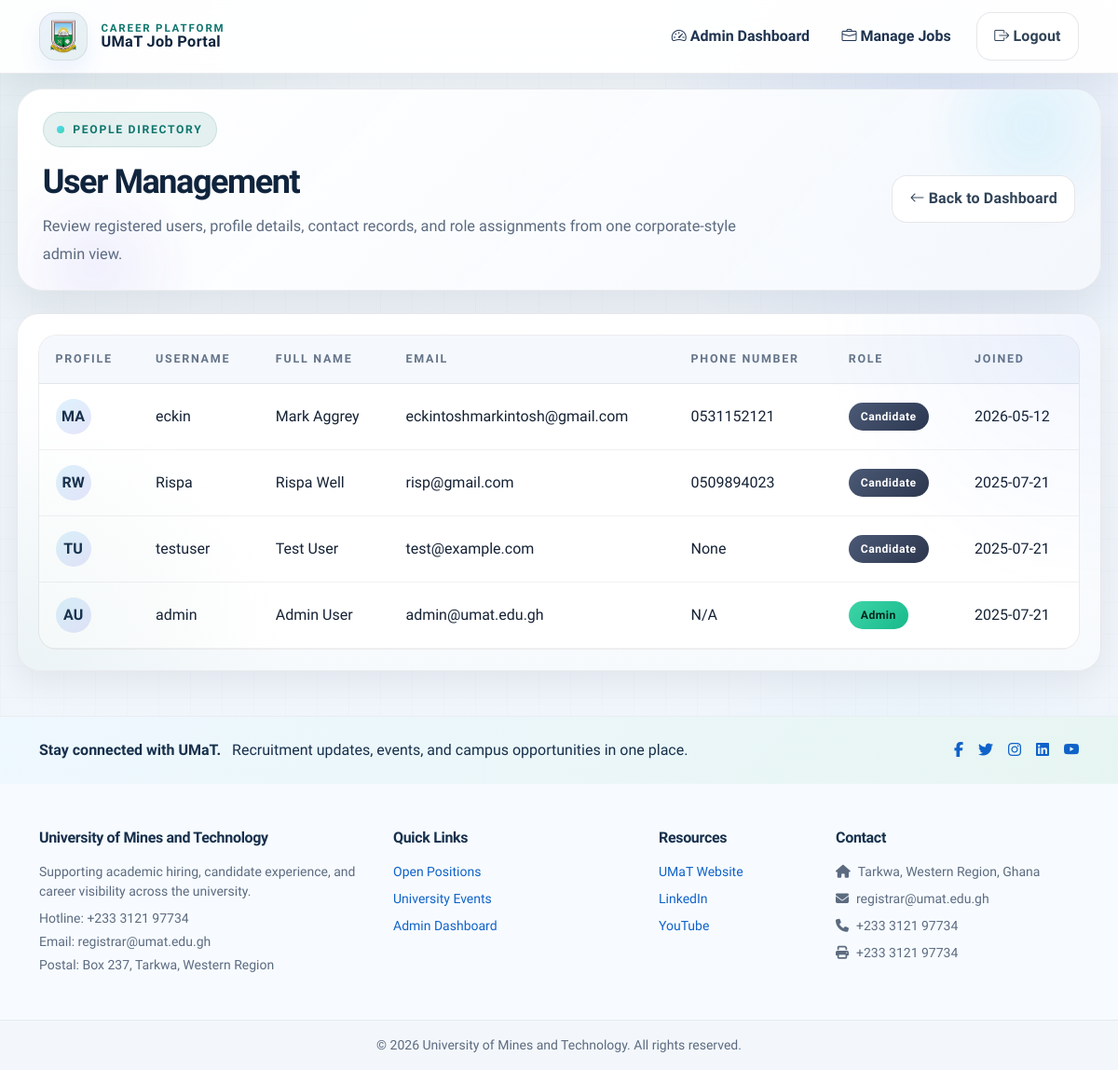
The app's page /users (signed in) with its own data.
### app/models.py (models this page shows, shortened)
class User(UserMixin, db.Model):
    __tablename__ = "users"
    id = db.Column(db.Integer, primary_key=True)
    username = db.Column(db.String(255), unique=True, nullable=False, index=True)
    email = db.Column(db.String(255), unique=True, nullable=False, index=True)
    password_hash = db.Column(db.String(255), nullable=False)
    first_name = db.Column(db.String(100))
    last_name = db.Column(db.String(100))
    profile_image = db.Column(db.String(255))  # Store the image path
    role = db.Column(Enum(UserRole, native_enum=False), nullable=False, default=UserRole.candidate)
    created_at = db.Column(db.TIMESTAMP, server_default=db.func.current_timestamp())
    updated_at = db.Column(db.TIMESTAMP, server_default=db.func.current_timestamp(), onupdate=db.func.current_timestamp())
    @property
    def profile_image_url(self):
        if self.profile_image:
            return f"/static/profile_images/{self.profile_image}"
        return None
    candidate_profile = db.relationship("Candidate", backref="user", uselist=False, lazy=True, cascade="all, delete-orphan")
    posted_jobs = db.relationship("Job", backref="poster", lazy=True)
    applications = db.relationship("Application", backref="applicant", lazy=True)
    def is_admin(self):
        logger.info(f"===DEBUG=== is_admin() called for {self.username}")
        logger.info(f"===DEBUG=== role type: {type(self.role)}, value: {self.role}")
        if isinstance(self.role, str):
            return self.role == "admin"
        return self.role == UserRole.admin

class Candidate(db.Model):
    __tablename__ = "candidates"
    candidate_id = db.Column(db.Integer, db.ForeignKey("users.id"), primary_key=True)
    phone_number = db.Column(db.String(50))
    address = db.Column(db.Text)
    profile_summary = db.Column(db.Text)
    portfolio_url = db.Column(db.String(255))
    linkedin_url = db.Column(db.String(255))
    resumes = db.relationship("Resume", backref="candidate", lazy=True, cascade="all, delete-orphan")

### app/admin_routes.py (the view)
@admin.route('/users')
@login_required
def list_users():
    if not current_user.is_admin():
        flash('Access denied.', 'danger')
        return redirect(url_for('main.index'))
    users = User.query.order_by(User.created_at.desc()).all()
    return render_template('admin/users.html', users=users)

### app/models.py (called while the page is built)
@login_manager.user_loader
def load_user(user_id):
    return User.query.get(int(user_id))

    def __str__(self):
        return self.value

### app/templates/admin/users.html (shortened to what this page needs)
{% extends "base.html" %}
{% block content %}
<div class="page-shell">
    <section class="page-hero page-hero--compact">
        <div class="d-flex flex-column flex-lg-row justify-content-between gap-4">
            <div>
                <span class="page-hero__eyebrow">People Directory</span>
                <h1 class="page-hero__title">User Management</h1>
                <p class="page-hero__subtitle">Review registered users, profile details, contact records, and role assignments from one corporate-style admin view.</p>
            </div>
            <div class="action-cluster">
                <a href="{{ url_for('main.admin_dashboard') }}" class="btn btn-outline-secondary">
                    <i class="bi bi-arrow-left me-1"></i>Back to Dashboard
                </a>
            </div>
        </div>
    </section>
    <section class="card surface-card--padded">
        <div class="table-responsive">
            <table class="table table-hover align-middle table-stack-sm">
                <thead>
                    <tr>
                        <th>Profile</th>
                        <th>Username</th>
                        <th>Full Name</th>
                        <th>Email</th>
                        <th>Phone Number</th>
                        <th>Role</th>
                        <th>Joined</th>
                    </tr>
                </thead>
                <tbody>
                    {% for user in users %}
                        <tr>
                            <td data-label="Profile">
                                {% if user.profile_image %}
                                    <span class="candidate-placeholder rounded-circle" style="display: none; width: 38px; height: 38px;">{{ user.first_name[0] }}{{ user.last_name[0] }}</span>
                                {% else %}
                                    <span class="candidate-placeholder rounded-circle" style="width: 38px; height: 38px;">{{ user.first_name[0] }}{{ user.last_name[0] }}</span>
                                {% endif %}
                            </td>
                            <td data-label="Username">{{ user.username }}</td>
                            <td data-label="Full Name">{{ user.first_name }} {{ user.last_name }}</td>
                            <td data-label="Email">{{ user.email }}</td>
                            <td data-label="Phone Number">{{ user.candidate_profile.phone_number if user.candidate_profile else 'N/A' }}</td>
                            <td data-label="Role"><span class="badge {% if user.role.value == 'admin' %}bg-success{% else %}bg-secondary{% endif %}">{{ user.role.value|title }}</span></td>
                            <td data-label="Joined">{{ user.created_at.strftime('%Y-%m-%d') }}</td>
                        </tr>
                    {% endfor %}
                </tbody>
            </table>
        </div>
    </section>
</div>
{% endblock %}

### app/templates/base.html (shortened to what this page needs)
<!doctype html>
<html lang="en">
<head>
    <link rel="stylesheet" href="https://cdn.jsdelivr.net/npm/bootstrap@5.3.2/dist/css/bootstrap.min.css">
    <link rel="stylesheet" href="{{ url_for('static', filename='css/style.css') }}">
    <link href="https://cdn.jsdelivr.net/npm/bootstrap-icons@1.11.3/font/bootstrap-icons.css" rel="stylesheet">
    <link rel="stylesheet" href="https://cdnjs.cloudflare.com/ajax/libs/font-awesome/6.5.0/css/all.min.css">
</head>
<body class="site-body d-flex flex-column min-vh-100">
    <nav class="navbar navbar-expand-lg sticky-top site-navbar">
        <div class="container">
            <a class="navbar-brand site-brand" href="{{ url_for('main.index') }}">
                <span class="site-brand__mark">
                    <img src="{{ url_for('static', filename='logo.png') }}" alt="UMaT logo">
                </span>
                <span class="site-brand__text">
                    <span class="site-brand__eyebrow">Career Platform</span>
                    <span class="site-brand__title" id="umatTitle">UMaT Job Portal</span>
                </span>
            </a>
            <div class="collapse navbar-collapse" id="navbarNav">
                <ul class="navbar-nav ms-auto align-items-lg-center gap-lg-1">
                    {% if current_user.is_authenticated %}
                        {% if current_user.is_admin() %}
                            <li class="nav-item">
                                <a class="nav-link" href="{{ url_for('main.admin_dashboard') }}">
                                    <i class="bi bi-speedometer2 me-1"></i>Admin Dashboard
                                </a>
                            </li>
                            <li class="nav-item">
                                <a class="nav-link" href="{{ url_for('main.list_jobs') }}">
                                    <i class="bi bi-briefcase me-1"></i>Manage Jobs
                                </a>
                            </li>
                        {% endif %}
                        <li class="nav-item ms-lg-2">
                            <a class="btn btn-outline-secondary" href="{{ url_for('auth.logout') }}">
                                <i class="bi bi-box-arrow-right me-1"></i>Logout
                            </a>
                        </li>
                    {% endif %}
                </ul>
            </div>
        </div>
    </nav>
    <main role="main" class="container site-main flex-fill">
        {% block content %}{% endblock %}
    </main>
    <footer class="site-footer footer w-100">
        <section class="site-footer__top py-4">
            <div class="container d-flex flex-column flex-lg-row align-items-lg-center justify-content-between gap-3">
                <div>
                    <strong>Stay connected with UMaT.</strong>
                    <span class="d-block d-lg-inline ms-lg-2">Recruitment updates, events, and campus opportunities in one place.</span>
                </div>
                <div class="d-flex flex-wrap gap-3">
                    <a href="https://web.facebook.com/umatedugh" target="_blank" rel="noreferrer"><i class="fab fa-facebook-f"></i></a>
                    <a href="https://twitter.com/umatedugh" target="_blank" rel="noreferrer"><i class="fab fa-twitter"></i></a>
                    <a href="https://instagram.com/umatedugh" target="_blank" rel="noreferrer"><i class="fab fa-instagram"></i></a>
                    <a href="https://gh.linkedin.com/school/university-of-mines-and-technology-tarkwa/" target="_blank" rel="noreferrer"><i class="fab fa-linkedin"></i></a>
                    <a href="https://www.youtube.com/@umatedugh" target="_blank" rel="noreferrer"><i class="bi bi-youtube"></i></a>
                </div>
            </div>
        </section>
        <section class="py-5">
            <div class="container">
                <div class="row g-4">
                    <div class="col-md-6 col-xl-4">
                        <h6 class="site-footer__title">University of Mines and Technology</h6>
                        <p class="mb-2 small">Supporting academic hiring, candidate experience, and career visibility across the university.</p>
                        <p class="mb-1 small">Hotline: +233 3121 97734</p>
                        <p class="mb-1 small">Email: registrar@umat.edu.gh</p>
                        <p class="mb-0 small">Postal: Box 237, Tarkwa, Western Region</p>
                    </div>
                    <div class="col-md-6 col-xl-3">
                        <h6 class="site-footer__title">Quick Links</h6>
                        <div class="d-grid gap-2 small">
                            <a href="{{ url_for('main.view_jobs') }}">Open Positions</a>
                            <a href="{{ url_for('main.view_events') }}">University Events</a>
                            {% if current_user.is_authenticated %}
                                {% if current_user.is_admin() %}
                                    <a href="{{ url_for('main.admin_dashboard') }}">Admin Dashboard</a>
                                {% else %}
                                    <a href="{{ url_for('main.user_profile') }}">My Profile</a>
                                {% endif %}
                            {% else %}
                                <a href="{{ url_for('auth.login') }}">Sign In</a>
                                <a href="{{ url_for('auth.register') }}">Create Account</a>
                            {% endif %}
                        </div>
                    </div>
                    <div class="col-md-6 col-xl-2">
                        <h6 class="site-footer__title">Resources</h6>
                        <div class="d-grid gap-2 small">
                            <a href="https://umat.edu.gh" target="_blank" rel="noreferrer">UMaT Website</a>
                            <a href="https://gh.linkedin.com/school/university-of-mines-and-technology-tarkwa/" target="_blank" rel="noreferrer">LinkedIn</a>
                            <a href="https://www.youtube.com/@umatedugh" target="_blank" rel="noreferrer">YouTube</a>
                        </div>
                    </div>
                    <div class="col-md-6 col-xl-3">
                        <h6 class="site-footer__title">Contact</h6>
                        <p class="small mb-2"><i class="fas fa-home me-2"></i>Tarkwa, Western Region, Ghana</p>
                        <p class="small mb-2"><i class="fas fa-envelope me-2"></i>registrar@umat.edu.gh</p>
                        <p class="small mb-2"><i class="fas fa-phone me-2"></i>+233 3121 97734</p>
                        <p class="small mb-0"><i class="fas fa-print me-2"></i>+233 3121 97734</p>
                    </div>
                </div>
            </div>
        </section>
        <section class="site-footer__bottom py-3">
            <div class="container text-center small">
                &copy; {{ now.year }} University of Mines and Technology. All rights reserved.
            </div>
        </section>
    </footer>
</body>
</html>

### records on screen
User: first_name "M", last_name "A", username "eckin", first_name "Mark", last_name "Aggrey", email "eckintoshmarkintosh@gmail.com", candidate_profile "0531152121", role.value "Candidate", created_at "2026-05-12"
User: first_name "R", last_name "W", username "Rispa", first_name "Rispa", last_name "Well", email "risp@gmail.com", candidate_profile "0509894023", role.value "Candidate", created_at "2025-07-21"
User: first_name "T", last_name "U", username "testuser", first_name "Test", last_name "User", email "test@example.com", candidate_profile "None", role.value "Candidate", created_at "2025-07-21"
User: first_name "A", last_name "U", username "admin", first_name "Admin", last_name "User", email "admin@umat.edu.gh", candidate_profile "N/A", role.value "Admin", created_at "2025-07-21"
